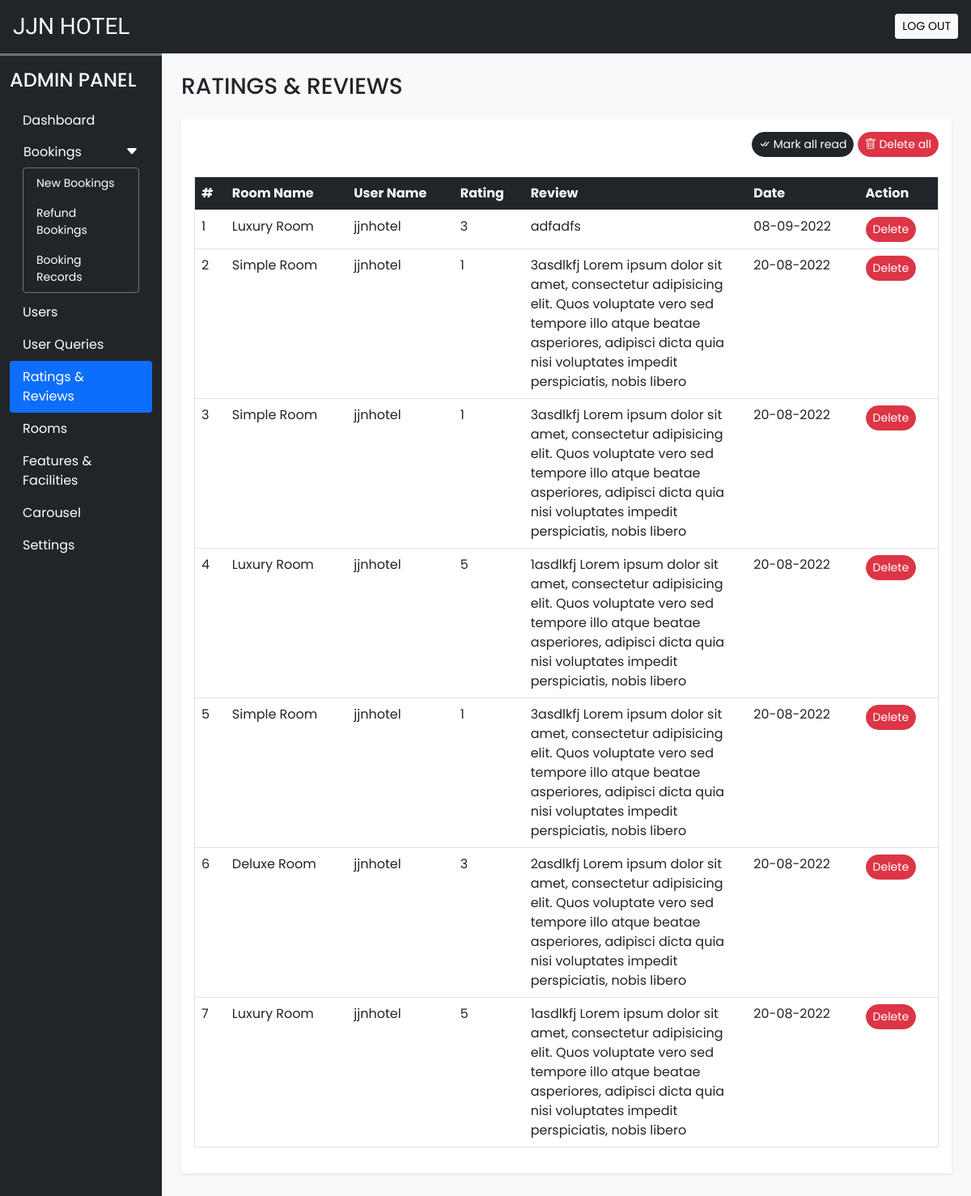
The app's page /admin/rate_review.php (signed in) with its own data.
### tables this page shows
CREATE TABLE `rating_review` (
  `sr_no` int(11) NOT NULL,
  `booking_id` int(11) NOT NULL,
  `room_id` int(11) NOT NULL,
  `user_id` int(11) NOT NULL,
  `rating` int(11) NOT NULL,
  `review` varchar(200) NOT NULL,
  `seen` int(11) NOT NULL DEFAULT 0,
  `datentime` datetime NOT NULL DEFAULT current_timestamp()
);

CREATE TABLE `rooms` (
  `id` int(11) NOT NULL,
  `name` varchar(150) NOT NULL,
  `area` int(11) NOT NULL,
  `price` int(11) NOT NULL,
  `quantity` int(11) NOT NULL,
  `adult` int(11) NOT NULL,
  `children` int(11) NOT NULL,
  `description` varchar(350) NOT NULL,
  `status` tinyint(4) NOT NULL DEFAULT 1,
  `removed` int(11) NOT NULL DEFAULT 0
);

CREATE TABLE `user_cred` (
  `id` int(11) NOT NULL,
  `name` varchar(100) NOT NULL,
  `email` varchar(150) NOT NULL,
  `address` varchar(120) NOT NULL,
  `phonenum` varchar(100) NOT NULL,
  `pincode` int(11) NOT NULL,
  `dob` date NOT NULL,
  `profile` varchar(100) NOT NULL,
  `password` varchar(200) NOT NULL,
  `is_verified` int(11) NOT NULL DEFAULT 0,
  `token` varchar(200) DEFAULT NULL,
  `t_expire` date DEFAULT NULL,
  `status` int(11) NOT NULL DEFAULT 1,
  `datentime` datetime NOT NULL DEFAULT current_timestamp()
);

### admin/rate_review.php (the view, shortened to what this page needs)
<!DOCTYPE html>
<html lang="en">
<head>
  <?php require('inc/links.php'); ?>
</head>
<body class="bg-light">
  <?php require('inc/header.php'); ?>
  <div class="container-fluid" id="main-content">
    <div class="row">
      <div class="col-lg-10 ms-auto p-4 overflow-hidden">
        <h3 class="mb-4">RATINGS & REVIEWS</h3>
        <div class="card border-0 shadow-sm mb-4">
          <div class="card-body">
            <div class="text-end mb-4">
              <a href="?seen=all" class="btn btn-dark rounded-pill shadow-none btn-sm">
                <i class="bi bi-check-all"></i> Mark all read
              </a>
              <a href="?del=all" class="btn btn-danger rounded-pill shadow-none btn-sm">
                <i class="bi bi-trash"></i> Delete all
              </a>
            </div>
            <div class="table-responsive-md">
              <table class="table table-hover border">
                <thead>
                  <tr class="bg-dark text-light">
                    <th scope="col">#</th>
                    <th scope="col">Room Name</th>
                    <th scope="col">User Name</th>
                    <th scope="col">Rating</th>
                    <th scope="col" width="30%">Review</th>
                    <th scope="col">Date</th>
                    <th scope="col">Action</th>
                  </tr>
                </thead>
                <tbody>
                  <?php
                    $q = "SELECT rr.*,uc.name AS uname, r.name AS rname FROM `rating_review` rr
                      INNER JOIN `user_cred` uc ON rr.user_id = uc.id
                      INNER JOIN `rooms` r ON rr.room_id = r.id
                      ORDER BY `sr_no` DESC";
                    $data = mysqli_query($con,$q);
                    $i=1;
                    while($row = mysqli_fetch_assoc($data))
                    {
                      $date = date('d-m-Y',strtotime($row['datentime']));
                      $seen='';
                      $seen.="<a href='?del=$row[sr_no]' class='btn btn-sm rounded-pill btn-danger'>Delete</a>";
                      echo<<<query
                        <tr>
                          <td>$i</td>
                          <td>$row[rname]</td>
                          <td>$row[uname]</td>
                          <td>$row[rating]</td>
                          <td>$row[review]</td>
                          <td>$date</td>
                          <td>$seen</td>
                        </tr>
                      query;
                      $i++;
                    }
                  ?>
                </tbody>
              </table>
            </div>
          </div>
        </div>
      </div>
    </div>
  </div>
</body>
</html>

### admin/css/common.css (style rules this page uses)
:root { --teal: #2ec1ac; --teal_hover: #279e8c; }
* { font-family: 'Poppins', sans-serif; }

### records on screen
rating_review: room.name "Luxury Room", user.name "jjnhotel", rating "3", review "adfadfs", datentime "08-09-2022"
rating_review: room.name "Simple Room", user.name "jjnhotel", rating "1", review "3asdlkfj Lorem ipsum dolor sit amet, consectetur adipisicing elit. Quos voluptate vero sed tempore illo atque beatae asperiores, adipisci dicta quia nisi voluptates impedit perspiciatis, nobis libero", datentime "20-08-2022"
rating_review: room.name "Simple Room", user.name "jjnhotel", rating "1", review "3asdlkfj Lorem ipsum dolor sit amet, consectetur adipisicing elit. Quos voluptate vero sed tempore illo atque beatae asperiores, adipisci dicta quia nisi voluptates impedit perspiciatis, nobis libero", datentime "20-08-2022"
rating_review: room.name "Luxury Room", user.name "jjnhotel", rating "5", review "1asdlkfj Lorem ipsum dolor sit amet, consectetur adipisicing elit. Quos voluptate vero sed tempore illo atque beatae asperiores, adipisci dicta quia nisi voluptates impedit perspiciatis, nobis libero", datentime "20-08-2022"
rating_review: room.name "Simple Room", user.name "jjnhotel", rating "1", review "3asdlkfj Lorem ipsum dolor sit amet, consectetur adipisicing elit. Quos voluptate vero sed tempore illo atque beatae asperiores, adipisci dicta quia nisi voluptates impedit perspiciatis, nobis libero", datentime "20-08-2022"
rating_review: room.name "Deluxe Room", user.name "jjnhotel", rating "3", review "2asdlkfj Lorem ipsum dolor sit amet, consectetur adipisicing elit. Quos voluptate vero sed tempore illo atque beatae asperiores, adipisci dicta quia nisi voluptates impedit perspiciatis, nobis libero", datentime "20-08-2022"
rating_review: room.name "Luxury Room", user.name "jjnhotel", rating "5", review "1asdlkfj Lorem ipsum dolor sit amet, consectetur adipisicing elit. Quos voluptate vero sed tempore illo atque beatae asperiores, adipisci dicta quia nisi voluptates impedit perspiciatis, nobis libero", datentime "20-08-2022"
